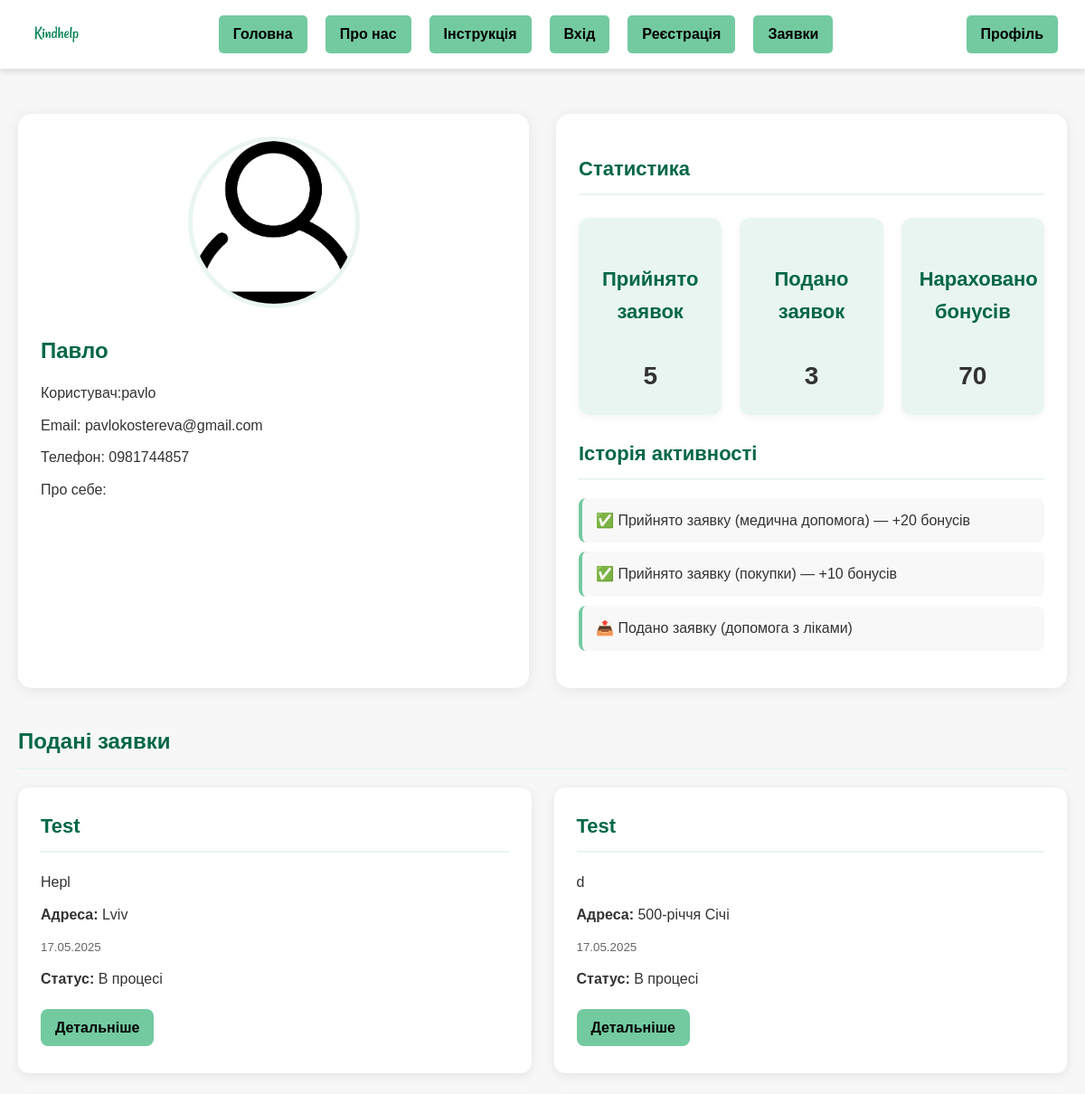
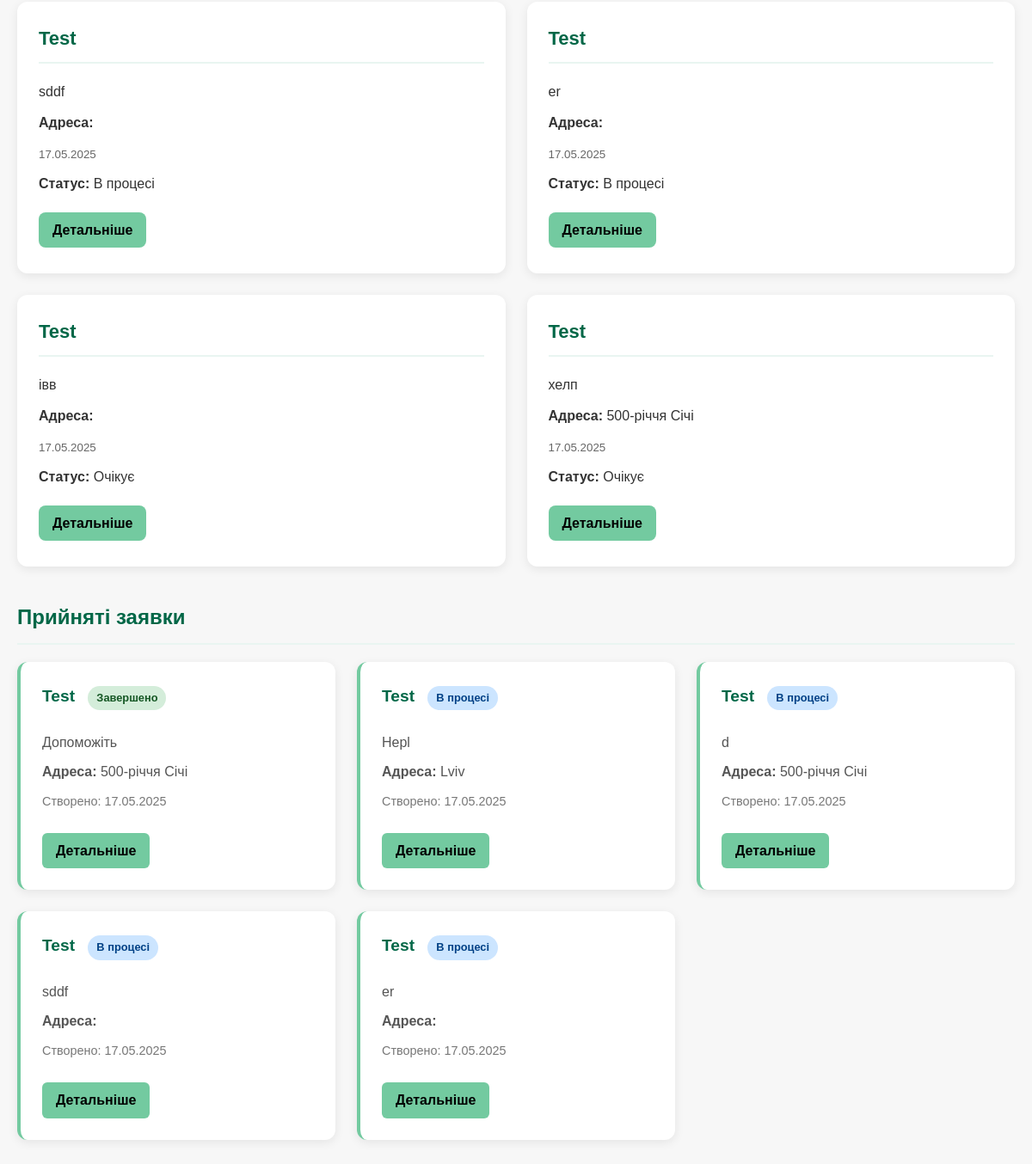
The page /profile/pavlo/ on the database its author committed (2 pictures, top to bottom).
### myapp/models.py (models this page shows, shortened)
class User(AbstractUser):
    username = models.CharField(max_length=255)
    fullname = models.CharField(max_length=255)
    email = models.EmailField(unique=True)
    phone = models.CharField(max_length=20, blank=True)
    about = models.TextField(blank=True)
    points_balance = models.IntegerField(default=0)
    avatar = models.ImageField(upload_to='avatars/', null=True, blank=True)
    groups = models.ManyToManyField(
        'auth.Group', related_name='custom_user_groups', blank=True
    )
    user_permissions = models.ManyToManyField(
        'auth.Permission', related_name='custom_user_permissions', blank=True
    )
    USERNAME_FIELD = 'email'
    REQUIRED_FIELDS = ['username', 'fullname']

class HelpRequest(models.Model):
    CATEGORY_CHOICES = [
        ('medical', 'Медична допомога'),
        ('food', 'Продукти харчування'),
        ('transport', 'Транспорт'),
        ('other', 'Інше'),
    ]
    requester = models.ForeignKey(User, on_delete=models.CASCADE, related_name='help_requests')  # хто відправив
    accepted_by = models.ForeignKey(User, on_delete=models.SET_NULL, null=True, blank=True, related_name='accepted_requests')  # хто прийняв
    title = models.CharField(max_length=200)  # назва
    category = models.CharField(max_length=50, choices=CATEGORY_CHOICES, null=True, blank=True)  # категорія
    description = models.TextField()  # опис
    name = models.CharField(max_length=100)  # ім’я людини, що потребує допомоги
    email = models.EmailField()
    phone = models.CharField(max_length=20)
    address = models.TextField(max_length=255, null=True, blank=True)
    location = models.CharField(max_length=255, blank=True, null=True)
    updated_at = models.DateTimeField(auto_now=True)
    created_at = models.DateTimeField(auto_now_add=True)  # дата і час публікації
    status = models.CharField(
        max_length=20,
        choices=[('pending', 'Очікує'), ('in_progress', 'В процесі'), ('completed', 'Завершено')],
        default='pending'
    )

### myapp/views.py (the view)
# urls.py: path('profile/<str:username>/', views.user_profile_view, name='user_profile'),
def user_profile_view(request, username):
    profile_user = get_object_or_404(User, username=username)
    is_own_profile = request.user.is_authenticated and request.user == profile_user
    applications = profile_user.help_requests.exclude(status='completed')
    accepted_requests = profile_user.accepted_requests.all()
    context = {
        'profile_user': profile_user,
        'is_own_profile': is_own_profile,
        'applications': applications,
        'accepted_requests': accepted_requests,
    }
    return render(request, 'myapp/profile.html', context)

### myapp/templates/myapp/profile.html (shortened to what this page needs)
{% load static %}
<!DOCTYPE html>
<html lang="uk">
  <head>
    <link rel="stylesheet" href="{% static 'css/profile.css' %}" />
  </head>
  <body>
    <header>
      <div class="logo">
        <div class="logo-bg">
          <img src="../../static/img/logo.png" alt="Іконка" />
        </div>
      </div>
      <nav class="navigation">
        <ul>
          <li><a href="{% url 'home' %}">Головна</a></li>
          <li><a href="{% url 'about' %}">Про нас</a></li>
          <li><a href="{%url 'instruction'%}">Інструкція</a></li>
          <li><a href="{%url 'log_in'%}">Вхід</a></li>
          <li><a href="{%url 'sign_up'%}">Реєстрація</a></li>
          <li><a href="{%url 'zayavki'%}">Заявки</a></li>
        </ul>
      </nav>
      <div class="profile">
        <a href="{% url 'profile' %}">Профіль</a>
      </div>
    </header>
    <main class="profile-page">
      <section class="profile-container">
        <div class="profile-left">
          <div class="avatar">
            {% if profile_user.avatar %}
              <img id="avatarImage" src="{{ profile_user.avatar.url }}" alt="Аватар" />
            {% else %}
              <img id="avatarImage" src="{% static 'img/default_avatar.png' %}" alt="Аватар" />
            {% endif %}
          </div>
          <div class="personal-info">
            <h2>{{ profile_user.fullname }}</h2>
            <p>Користувач:{{ profile_user.username }}</p>
            <p>Email: {{ profile_user.email }}</p>
            <p>Телефон: {{ profile_user.phone }}</p>
            <p>Про себе:{{ profile_user.about }}</p>
          </div>
        </div>
        <div class="profile-right">
          <h2>Статистика</h2>
          <div class="stats-grid">
            <div class="stat-box">
              <h3>Прийнято заявок</h3>
              <p>5</p>
            </div>
            <div class="stat-box">
              <h3>Подано заявок</h3>
              <p>3</p>
            </div>
            <div class="stat-box">
              <h3>Нараховано бонусів</h3>
              <p>70</p>
            </div>
          </div>
          <h2>Історія активності</h2>
          <ul class="history">
            <li>✅ Прийнято заявку (медична допомога) — +20 бонусів</li>
            <li>✅ Прийнято заявку (покупки) — +10 бонусів</li>
            <li>📤 Подано заявку (допомога з ліками)</li>
          </ul>
        </div>
      </section>
      <h3>Подані заявки</h3>
      {% if applications %}
        <div class="application-grid">
          {% for req in applications  %}
              <div class="application-card">
                  <h3>{{ req.title }}</h3>
                  <p>{{ req.description|truncatewords:20 }}</p>
                  <p><strong>Адреса:</strong> {{ req.address }}</p>
                  <p><small>{{ req.created_at|date:"d.m.Y" }}</small></p>
                  <p><strong>Статус:</strong>
                    {% if req.status == 'pending' %} Очікує
                    {% elif req.status == 'in_progress' %} В процесі
                    {% elif req.status == 'completed' %} Завершено
                    {% endif %}
                  </p>
                  <a href="{% url 'detail_zayavki' pk=req.pk %}" class="button-link">Детальніше</a>
              </div>
          {% endfor %}
      </div>
      {% else %}
          <p>У вас ще немає заявок.</p>
      {% endif %}
      <h3>Прийняті заявки</h3>
      {% if accepted_requests %}
          <div class="accepted-requests-container">
              {% for req in accepted_requests %}
                  <div class="accepted-request-card">
                      <h4>{{ req.title }}
                          <span class="status-badge status-{{ req.status }}">
                              {% if req.status == 'pending' %}Очікує
                              {% elif req.status == 'in_progress' %}В процесі
                              {% elif req.status == 'completed' %}Завершено
                              {% endif %}
                          </span>
                      </h4>
                      <p>{{ req.description|truncatewords:20 }}</p>
                      <p><strong>Адреса:</strong> {{ req.address }}</p>
                      <p><small>Створено: {{ req.created_at|date:"d.m.Y" }}</small></p>
                      <a href="{% url 'detail_zayavki' pk=req.pk %}">Детальніше</a>
                  </div>
              {% endfor %}
          </div>
      {% else %}
          <div class="empty-state">
              <p>Немає прийнятих заявок.</p>
          </div>
      {% endif %}
    </main>
  </body>
</html>

### rows shown on the page
User: fullname "Павло", username "pavlo", email "pavlokostereva@gmail.com", phone "0981744857"
HelpRequest: title "Test", description "Hepl", address "Lviv", created_at "17.05.2025", status "В процесі"
HelpRequest: title "Test", description "d", address "500-річчя Січі", created_at "17.05.2025", status "В процесі"
HelpRequest: title "Test", description "sddf", created_at "17.05.2025", status "В процесі"
HelpRequest: title "Test", description "er", created_at "17.05.2025", status "В процесі"
HelpRequest: title "Test", description "івв", created_at "17.05.2025", status "Очікує"
HelpRequest: title "Test", description "хелп", address "500-річчя Січі", created_at "17.05.2025", status "Очікує"
HelpRequest: title "Test", status "Завершено", description "Допоможіть", address "500-річчя Січі", created_at "17.05.2025"
